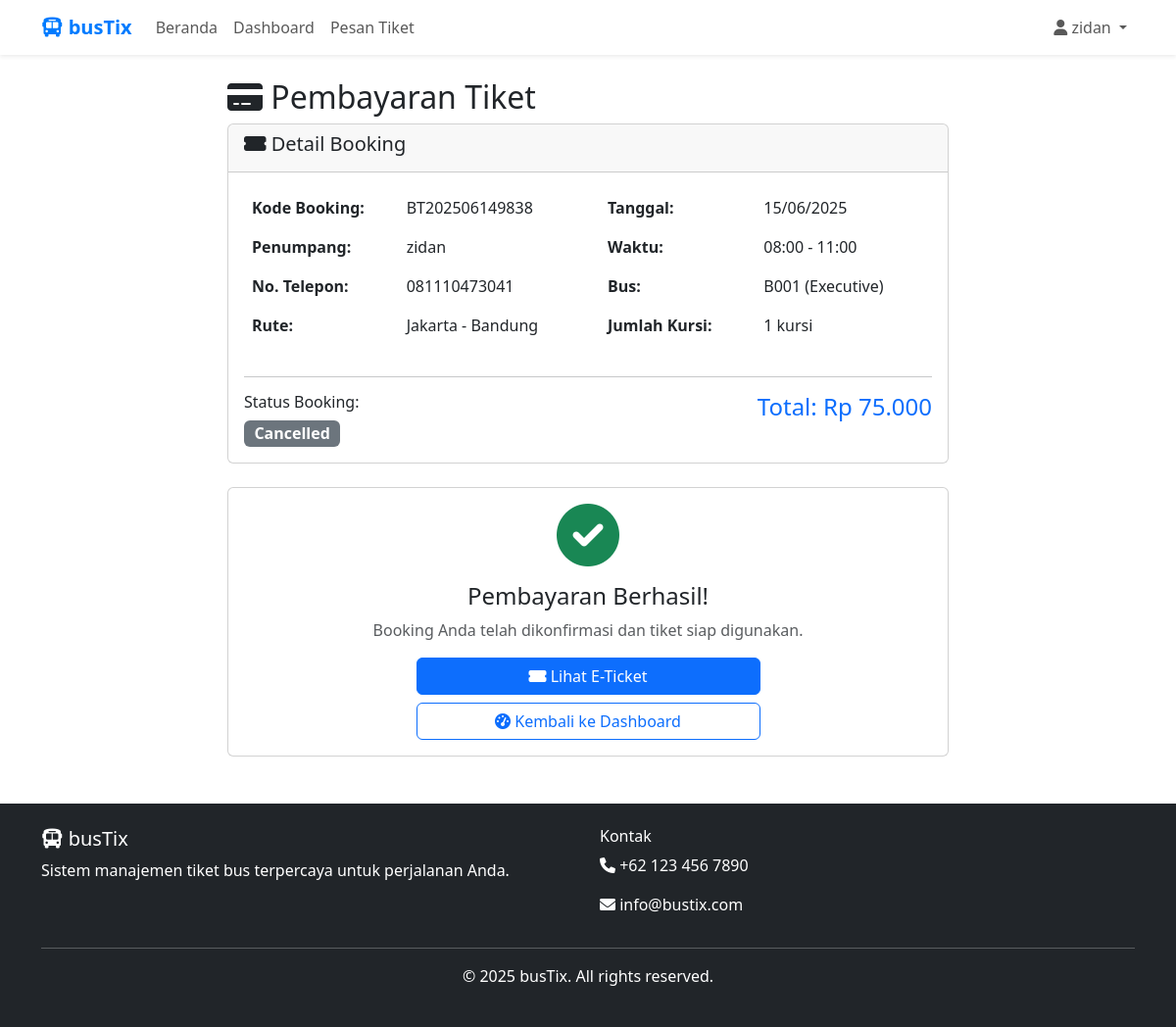
Page /user/payment.php?booking_code=BT202506149838 (signed in) on the committed database.
### tables this page shows
CREATE TABLE `bookings` (
  `id` int NOT NULL,
  `user_id` int NOT NULL,
  `schedule_id` int NOT NULL,
  `booking_code` varchar(20) NOT NULL,
  `passenger_name` varchar(100) NOT NULL,
  `passenger_phone` varchar(15) NOT NULL,
  `seat_numbers` text NOT NULL,
  `total_seats` int NOT NULL,
  `total_amount` decimal(10,2) NOT NULL,
  `booking_status` enum('pending','confirmed','cancelled','completed') DEFAULT 'pending',
  `payment_status` enum('pending','paid','refunded') DEFAULT 'pending',
  `payment_method` varchar(50) DEFAULT NULL,
  `booking_date` timestamp NULL DEFAULT CURRENT_TIMESTAMP,
  `updated_at` timestamp NULL DEFAULT CURRENT_TIMESTAMP ON UPDATE CURRENT_TIMESTAMP
);

CREATE TABLE `bus_routes` (
  `id` int NOT NULL,
  `route_name` varchar(100) NOT NULL,
  `origin` varchar(50) NOT NULL,
  `destination` varchar(50) NOT NULL,
  `distance_km` int NOT NULL,
  `duration_hours` decimal(3,1) NOT NULL,
  `created_at` timestamp NULL DEFAULT CURRENT_TIMESTAMP
);

CREATE TABLE `bus_schedules` (
  `id` int NOT NULL,
  `bus_id` int NOT NULL,
  `route_id` int NOT NULL,
  `departure_time` time NOT NULL,
  `arrival_time` time NOT NULL,
  `price` decimal(10,2) NOT NULL,
  `available_seats` int NOT NULL,
  `schedule_date` date NOT NULL,
  `status` enum('active','cancelled','completed') DEFAULT 'active',
  `created_at` timestamp NULL DEFAULT CURRENT_TIMESTAMP
);

CREATE TABLE `buses` (
  `id` int NOT NULL,
  `bus_number` varchar(20) NOT NULL,
  `bus_type` varchar(50) NOT NULL,
  `capacity` int NOT NULL,
  `facilities` text,
  `status` enum('active','maintenance','inactive') DEFAULT 'active',
  `created_at` timestamp NULL DEFAULT CURRENT_TIMESTAMP
);

### user/payment.php (the view, shortened to what this page needs)
<?php
include '../includes/header.php';
$database = new Database();
$db = $database->getConnection();
$booking_code = isset($_GET['booking_code']) ? $_GET['booking_code'] : '';
$query = "SELECT b.*, bs.departure_time, bs.arrival_time, bs.schedule_date, bs.price,
                 br.route_name, br.origin, br.destination,
                 bus.bus_number, bus.bus_type
          FROM bookings b
          JOIN bus_schedules bs ON b.schedule_id = bs.id
          JOIN bus_routes br ON bs.route_id = br.id
          JOIN buses bus ON bs.bus_id = bus.id
          WHERE b.booking_code = ? AND b.user_id = ?";
$stmt = $db->prepare($query);
$stmt->execute([$booking_code, $_SESSION['user_id']]);
$booking = $stmt->fetch(PDO::FETCH_ASSOC);
?>
<div class="container mt-4">
    <div class="row justify-content-center">
        <div class="col-md-8">
            <h2><i class="fas fa-credit-card"></i> Pembayaran Tiket</h2>
            <div class="card mb-4">
                <div class="card-header">
                    <h5><i class="fas fa-ticket-alt"></i> Detail Booking</h5>
                </div>
                <div class="card-body">
                    <div class="row">
                        <div class="col-md-6">
                            <table class="table table-borderless">
                                <tr>
                                    <td><strong>Kode Booking:</strong></td>
                                    <td><?php echo htmlspecialchars($booking['booking_code']); ?></td>
                                </tr>
                                <tr>
                                    <td><strong>Penumpang:</strong></td>
                                    <td><?php echo htmlspecialchars($booking['passenger_name']); ?></td>
                                </tr>
                                <tr>
                                    <td><strong>No. Telepon:</strong></td>
                                    <td><?php echo htmlspecialchars($booking['passenger_phone']); ?></td>
                                </tr>
                                <tr>
                                    <td><strong>Rute:</strong></td>
                                    <td><?php echo htmlspecialchars($booking['route_name']); ?></td>
                                </tr>
                            </table>
                        </div>
                        <div class="col-md-6">
                            <table class="table table-borderless">
                                <tr>
                                    <td><strong>Tanggal:</strong></td>
                                    <td><?php echo date('d/m/Y', strtotime($booking['schedule_date'])); ?></td>
                                </tr>
                                <tr>
                                    <td><strong>Waktu:</strong></td>
                                    <td><?php echo date('H:i', strtotime($booking['departure_time'])); ?> - <?php echo date('H:i', strtotime($booking['arrival_time'])); ?></td>
                                </tr>
                                <tr>
                                    <td><strong>Bus:</strong></td>
                                    <td><?php echo htmlspecialchars($booking['bus_number'] . ' (' . $booking['bus_type'] . ')'); ?></td>
                                </tr>
                                <tr>
                                    <td><strong>Jumlah Kursi:</strong></td>
                                    <td><?php echo $booking['total_seats']; ?> kursi</td>
                                </tr>
                            </table>
                        </div>
                    </div>
                    <hr>
                    <div class="row">
                        <div class="col-md-6">
                            <h6>Status Booking:</h6>
                            <span class="badge bg-<?php
                                echo $booking['booking_status'] === 'confirmed' ? 'success' :
                                    ($booking['booking_status'] === 'pending' ? 'warning' : 'secondary');
                            ?> fs-6">
                                <?php echo ucfirst($booking['booking_status']); ?>
                            </span>
                        </div>
                        <div class="col-md-6 text-end">
                            <h4 class="text-primary">Total: Rp <?php echo number_format($booking['total_amount'], 0, ',', '.'); ?></h4>
                        </div>
                    </div>
                </div>
            </div>
            <?php if ($booking['payment_status'] === 'pending'): ?>
            <div class="card">
                <div class="card-header">
                    <h5><i class="fas fa-credit-card"></i> Pilih Metode Pembayaran</h5>
                </div>
                <div class="card-body">
                    <form method="POST">
                        <div class="row">
                            <div class="col-md-6 mb-3">
                                <div class="card payment-method">
                                    <div class="card-body text-center">
                                        <input type="radio" name="payment_method" value="bank_transfer" id="bank_transfer" class="form-check-input">
                                        <label for="bank_transfer" class="form-check-label d-block">
                                            <i class="fas fa-university fa-2x text-primary mb-2"></i>
                                            <h6>Transfer Bank</h6>
                                            <small class="text-muted">BCA, Mandiri, BNI, BRI</small>
                                        </label>
                                    </div>
                                </div>
                            </div>
                            <div class="col-md-6 mb-3">
                                <div class="card payment-method">
                                    <div class="card-body text-center">
                                        <input type="radio" name="payment_method" value="e_wallet" id="e_wallet" class="form-check-input">
                                        <label for="e_wallet" class="form-check-label d-block">
                                            <i class="fas fa-mobile-alt fa-2x text-success mb-2"></i>
                                            <h6>E-Wallet</h6>
                                            <small class="text-muted">GoPay, OVO, DANA</small>
                                        </label>
                                    </div>
                                </div>
                            </div>
                            <div class="col-md-6 mb-3">
                                <div class="card payment-method">
                                    <div class="card-body text-center">
                                        <input type="radio" name="payment_method" value="credit_card" id="credit_card" class="form-check-input">
                                        <label for="credit_card" class="form-check-label d-block">
                                            <i class="fas fa-credit-card fa-2x text-warning mb-2"></i>
                                            <h6>Kartu Kredit</h6>
                                            <small class="text-muted">Visa, Mastercard</small>
                                        </label>
                                    </div>
                                </div>
                            </div>
                            <div class="col-md-6 mb-3">
                                <div class="card payment-method">
                                    <div class="card-body text-center">
                                        <input type="radio" name="payment_method" value="virtual_account" id="virtual_account" class="form-check-input">
                                        <label for="virtual_account" class="form-check-label d-block">
                                            <i class="fas fa-receipt fa-2x text-info mb-2"></i>
                                            <h6>Virtual Account</h6>
                                            <small class="text-muted">VA BCA, Mandiri, BNI</small>
                                        </label>
                                    </div>
                                </div>
                            </div>
                        </div>
                        <div class="alert alert-info">
                            <i class="fas fa-info-circle"></i>
                            <strong>Informasi:</strong> Ini adalah simulasi pembayaran. Dalam implementasi nyata,
                            Anda akan diarahkan ke gateway pembayaran yang sebenarnya.
                        </div>
                        <div class="d-grid gap-2">
                            <button type="submit" name="process_payment" class="btn btn-primary btn-lg">
                                <i class="fas fa-credit-card"></i> Bayar Sekarang - Rp <?php echo number_format($booking['total_amount'], 0, ',', '.'); ?>
                            </button>
                            <a href="dashboard.php" class="btn btn-outline-secondary">
                                <i class="fas fa-arrow-left"></i> Kembali ke Dashboard
                            </a>
                        </div>
                    </form>
                </div>
            </div>
            <?php else: ?>
            <div class="card">
                <div class="card-body text-center">
                    <i class="fas fa-check-circle fa-4x text-success mb-3"></i>
                    <h4>Pembayaran Berhasil!</h4>
                    <p class="text-muted">Booking Anda telah dikonfirmasi dan tiket siap digunakan.</p>
                    <div class="d-grid gap-2 col-md-6 mx-auto">
                        <a href="booking-detail.php?id=<?php echo $booking['id']; ?>" class="btn btn-primary">
                            <i class="fas fa-ticket-alt"></i> Lihat E-Ticket
                        </a>
                        <a href="dashboard.php" class="btn btn-outline-primary">
                            <i class="fas fa-tachometer-alt"></i> Kembali ke Dashboard
                        </a>
                    </div>
                </div>
            </div>
            <?php endif; ?>
        </div>
    </div>
</div>
<?php include '../includes/footer.php'; ?>

### rows in the picture
bookings: booking_code "BT202506149838", passenger_name "zidan", passenger_phone "081110473041", bus_routes.route_name "Jakarta - Bandung", schedule.schedule_date "15/06/2025", schedule.departure_time "08:00", schedule.arrival_time "11:00", buses.bus_number+bus_type "B001 (Executive)", total_seats "1", booking_status "Cancelled", total_amount "75.000"

### other values in the picture
$_SESSION['full_name'] "zidan"
